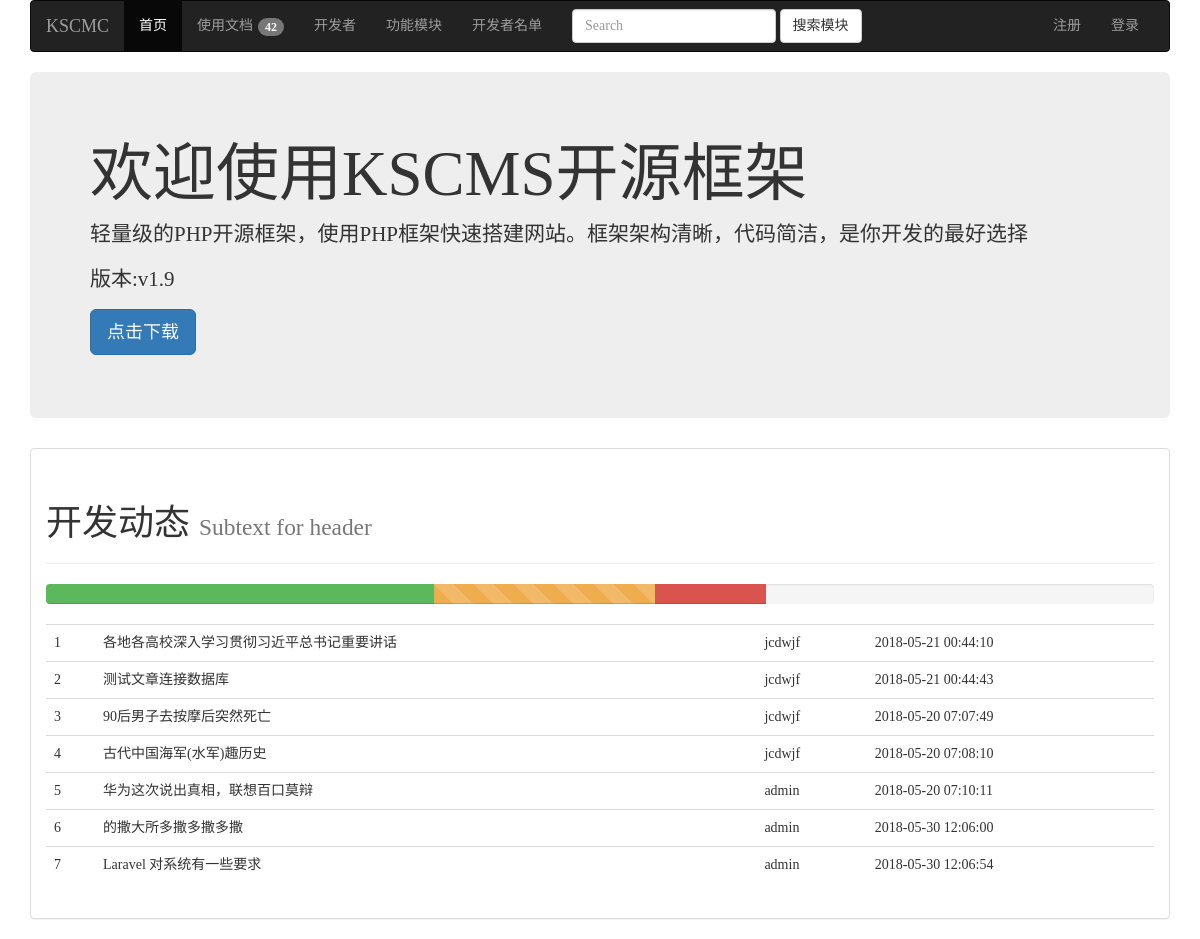
The page / on the database its author committed.
### tables this page shows
CREATE TABLE `article` (
  `id` int(10) NOT NULL AUTO_INCREMENT,
  `title` char(50) DEFAULT NULL,
  `content` text,
  `time` datetime DEFAULT NULL,
  `username` char(20) DEFAULT NULL,
  PRIMARY KEY (`id`)
);

### core/view/Base.php (called while the page is built, shortened)
<?php
class Base{
    protected $file;
    public function make(){
        $this->file = 'app/'.MODULE.'/view/'.strtolower(CONTROLLER).'/'.ACTION.'.php';
        return $this;
    }
    public function datas($result){
        $this->news=$result;
        return $this;
    }
    public function __toString()
    {
        include $this->file;
        return '';
    }
}
?>

### index.php (called while the page is built, shortened)
<?php
(new \core\Boot())->run();
?>

### core/model/Base.php (called while the page is built, shortened)
<?php
class Base{
    protected $pdo;
    protected $table;
    protected static $where;
    public function __construct($config,$table)
    {
        $this->table = $table;
    }
    public function connect($config){
        if (is_null($this->pdo)){
            $dsn = 'mysql:host='.$config['host'].';dbname=' . $config['dbname'];
            try{
                $this->pdo = new \PDO($dsn,$config['username'],$config['password']);
                $this->pdo->query('set names utf8');
            }catch (\PDOException $e){
                die($e->getMessage());
            }
        }
    }
    public function get(){
        $sql = "select * from ".$this->table . self::$where;
        $result = $this->pdo->query($sql);
        $data = $result->fetchAll(\PDO::FETCH_ASSOC);
        return $this;
    }
    public function where($where){
        self::$where = " where " . $where;
        return $this;
    }
}
?>

### app/home/controller/Entry.php (called while the page is built, shortened)
<?php
class Entry extends Controller
{
    public function index()
    {
        $result = Article::where('id > 1')->get()->toArray();
        return (new View())->make()->with('version','版本:v1.9')->datas($result);
    }
}
?>

### app/home/view/entry/index.php (the view, shortened to what this page needs)
<!doctype html>
<html lang="en">
<head>
    <link rel="stylesheet" href="public/css/bootstrap.min.css">
</head>
<body>
<div class="container">
    <nav class="navbar navbar-inverse">
        <div class="container-fluid">
            <div class="navbar-header">
                <a class="navbar-brand" href="#">KSCMC</a>
            </div>
            <div class="collapse navbar-collapse" id="bs-example-navbar-collapse-1">
                <ul class="nav navbar-nav">
                    <li class="active"><a href="index.php">首页 <span class="sr-only">(current)</span></a></li>
                    <li><a href="#">使用文档<span class="badge" style="margin-left: 5px;">42</span></a></li>
                    <li><a href="#">开发者</a></li>
                    <li><a href="#">功能模块</a></li>
                    <li><a href="index.php?s=home/entry/stu">开发者名单</a></li>
                </ul>
                <form class="navbar-form navbar-left">
                    <div class="form-group">
                        <input type="text" class="form-control" placeholder="Search">
                    </div>
                    <button type="submit" class="btn btn-default">搜索模块</button>
                </form>
                <?php
                if (isset($_SESSION['username'])) {
                    ?>
                    <ul class="nav navbar-nav navbar-right">
                        <li><a href="javascript:;"><?php echo $_SESSION['username'] ?></a></li>
                        <li><a href="index.php?s=admin/entry/index">个人中心</a></li>
                        <li><a href="index.php?s=admin/login/logout">退出</a></li>
                    </ul>
                    <?php
                }else {
                    ?>
                    <ul class="nav navbar-nav navbar-right">
                        <li><a href="index.php?s=admin/login/regs">注册</a></li>
                        <li><a href="index.php?s=admin/login/logout">登录</a></li>
                    </ul>
                    <?php
                }
                ?>
            </div>
        </div>
    </nav>
    <div class="jumbotron" >
        <h1>欢迎使用KSCMS开源框架</h1>
        <p>轻量级的PHP开源框架，使用PHP框架快速搭建网站。框架架构清晰，代码简洁，是你开发的最好选择 </p>
        <p><?php echo $version ?></p>
        <p><a class="btn btn-primary btn-lg" role="button">点击下载</a></p>
    </div>
    <div class="panel panel-default">
        <div class="panel-body">
            <div class="page-header">
                <h1>开发动态 <small>Subtext for header</small></h1>
            </div>
            <div class="progress">
                <div class="progress-bar progress-bar-success" style="width: 35%">
                </div>
                <div class="progress-bar progress-bar-warning progress-bar-striped" style="width: 20%">
                </div>
                <div class="progress-bar progress-bar-danger" style="width: 10%">
                </div>
            </div>
            <table class="table table-hover">
                <tbody>
                <?php
                $datas = $this->news;
                foreach ($datas as $k => $v){
                    ?>
                    <tr>
                        <td><?php echo $k +1 ?></td>
                        <td><?php echo $v['title'] ?></td>
                        <td><?php echo $v['username'] ?></td>
                        <td><?php echo $v['time'] ?></td>
                    </tr>
                    <?php
                }
                ?>
                </tbody>
            </table>
        </div>
    </div>
</div>
</body>
</html>

### app/home/view/entry/index.php (style rules this page uses)
body { font-family: 微软雅黑; }

### rows shown on the page
article: title "各地各高校深入学习贯彻习近平总书记重要讲话", username "jcdwjf", time "2018-05-21 00:44:10"
article: title "测试文章连接数据库", username "jcdwjf", time "2018-05-21 00:44:43"
article: title "90后男子去按摩后突然死亡", username "jcdwjf", time "2018-05-20 07:07:49"
article: title "古代中国海军(水军)趣历史", username "jcdwjf", time "2018-05-20 07:08:10"
article: title "华为这次说出真相，联想百口莫辩", username "admin", time "2018-05-20 07:10:11"
article: title "的撒大所多撒多撒多撒", username "admin", time "2018-05-30 12:06:00"
article: title "Laravel 对系统有一些要求", username "admin", time "2018-05-30 12:06:54"

### other values the page prints
$version "版本:v1.9"
